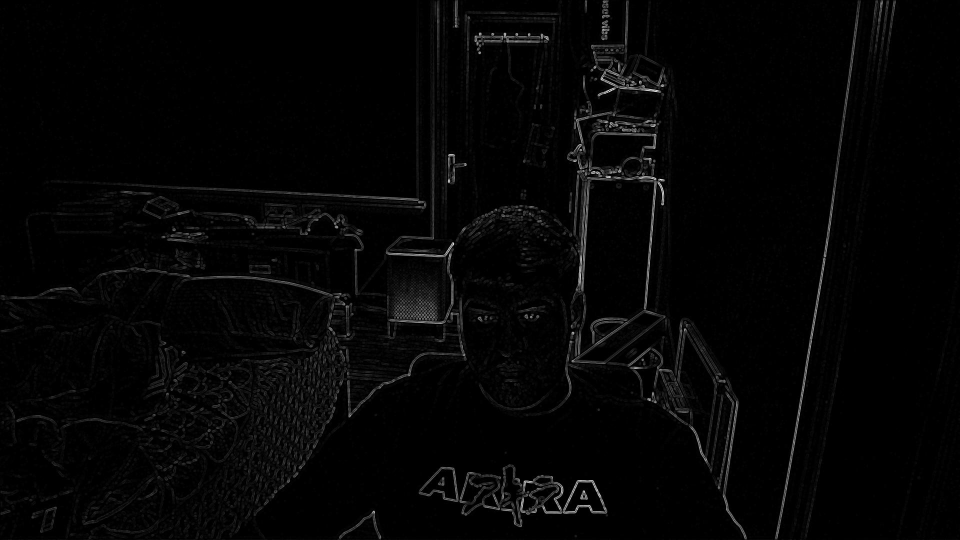
#> input picture sobel_pil_image.jpg, 1920 x 1080 px, given in place of the camera (shown at 1/2 size)
$ python 'webcam ascii.py'   (older library calls are emulated)
#> lines starting #> are read from the running program, lines starting #| are printed output that depends on the picture
import cv2
import numpy as np
from PIL import Image
from skimage.filters import gaussian

# Constants
MAX_WIDTH_CHARS = 150
MAX_HEIGHT_LINES = 200

# Ink usage data
ink_usage = [
    ("@", 3261),
    ("M", 2647),
    ("W", 2614),
    ("Q", 2238),
    ("B", 2226),
    ("N", 2196),
    ("R", 2170),
    ("&", 2115),
    ("%", 2085),
    ("G", 2083),
    ("D", 2070),
    ("O", 1999),
    ("$", 1984),
    ("S", 1925),
    ("E", 1917),
    ("m", 1852),
    ("#", 1843),
    ("H", 1836),
    ("8", 1827),
    ("K", 1816),
    ("6", 1766),
    ("P", 1757),
    ("U", 1757),
    ("w", 1755),
    ("9", 1754),
    ("X", 1712),
    ("A", 1701),
    ("Z", 1699),
    ("C", 1682),
    ("0", 1614),
    ("5", 1600),
    ("d", 1572),
    ("b", 1570),
    ("2", 1509),
    ("g", 1501),
    ("3", 1484),
    ("a", 1481),
    ("e", 1461),
    ("p", 1452),
    ("V", 1445),
    ("q", 1445),
    ("4", 1422),
    ("k", 1397),
    ("h", 1388),
    ("F", 1377),
    ("o", 1299),
    ("Y", 1298),
    ("s", 1278),
    ("n", 1218),
    ("T", 1215),
    ("u", 1213),
    ("z", 1175),
    ("x", 1135),
    ("7", 1108),
    ("J", 1103),
    ("c", 1093),
    ("y", 1063),
    ("?", 1046),
    ("L", 1044),
    ("v", 969),
    ("f", 946),
    ("1", 915),
    ("[", 898),
    ("]", 898),
    ("{", 891),
    ("<", 887),
    (">", 886),
    ("}", 867),
    ("=", 864),
    ("t", 811),
    (")", 781),
    ("(", 780),
    ("+", 774),
    ("I", 720),
    ("l", 720),
    ("j", 710),
    ("r", 706),
    ("^", 694),
    ("!", 666),
    ("|", 656),
    ("i", 620),
    ("_", 610),
    ("/", 609),
    ("\\", 609),
    ("~", 548),
    ("*", 514),
    ('"', 491),
    (";", 279),
    ("-", 252),
    ("'", 247),
    (":", 220),
    (",", 169),
    ("`", 151),
    (".", 110),
    (" ", 0),
]

# Extract characters and ink values
characters = [char for char, _ in ink_usage]
ink_values = np.array([ink for _, ink in ink_usage])

# Normalize ink values
min_ink = ink_values.min()
max_ink = ink_values.max()
normalized_ink_values = 255 * (ink_values - min_ink) / (max_ink - min_ink)


# Sobel edge detection with angle
def sobel_edge_detection_with_angle(image):
    grad_x = cv2.Sobel(image, cv2.CV_64F, 1, 0, ksize=3)
    grad_y = cv2.Sobel(image, cv2.CV_64F, 0, 1, ksize=3)
    gradient_magnitude = np.sqrt(grad_x**2 + grad_y**2)
    gradient_magnitude_8bit = np.uint8(gradient_magnitude)
    angle = np.arctan2(grad_y, grad_x)
    angle_degrees = np.degrees(angle)
    return gradient_magnitude_8bit, angle, angle_degrees


# Difference of Gaussians (DoG)
def apply_dog(image, sigma1=1, sigma2=2):
    if image.ndim == 3:
        blur1 = gaussian(image, sigma=sigma1, channel_axis=-1)
        blur2 = gaussian(image, sigma=sigma2, channel_axis=-1)
    else:
        blur1 = gaussian(image, sigma=sigma1)
        blur2 = gaussian(image, sigma=sigma2)
    dog_image = blur1 - blur2
    dog_image = np.clip(dog_image, 0, 1)
    dog_image = np.uint8(dog_image * 255)
    return dog_image


def sobel_angle_to_char(degree):
    mapping = {
        -135: "/",
        -90: "-",
        -45: "\\",
        45: "/",
        90: "-",
        135: "\\",
        0: " ",
        180: "|",
    }
    degree = degree % 360  # Ensure the degree is within the 0-359 range
    closest = min(mapping, key=lambda x: min(abs(degree - x), 360 - abs(degree - x)))
    return mapping[closest]


# Capture video from the webcam
cap = cv2.VideoCapture(0)

while True:
    ret, frame = cap.read()
#> frame is the input picture: shape (1080, 1920, 3); min 0, max 255, mean 5
    if not ret:
        break

    # Resize the frame
    frame_pil = Image.fromarray(cv2.cvtColor(frame, cv2.COLOR_BGR2RGB))
    if frame_pil.width > frame_pil.height:
        new_width = MAX_WIDTH_CHARS
        aspect_ratio = frame_pil.height / frame_pil.width
#> aspect_ratio = 0.562
        new_height = int(new_width * aspect_ratio)
#> new_height = 84
        new_width *= 2
    else:
        new_height = MAX_HEIGHT_LINES
        aspect_ratio = frame_pil.width / frame_pil.height
        new_width = int(new_height * aspect_ratio)
        new_width *= 2
    resized_image = frame_pil.resize((new_width, new_height), Image.Resampling.LANCZOS)

    # Convert to grayscale
    gray_image = resized_image.convert("L")
    gray_image_np = np.array(gray_image)

    # Apply DoG
    dog_image = apply_dog(gray_image_np)
#> in apply_dog, `blur1 = gaussian(image, sigma=sigma1)`:
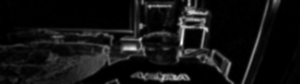
#> blur1: shape (84, 300) float64; min 0, max 0.263, mean 0.0201; drawn with min black and max white
#> in apply_dog, `blur2 = gaussian(image, sigma=sigma2)`:
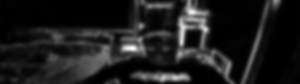
#> blur2: shape (84, 300) float64; min 0, max 0.174, mean 0.0201; drawn with min black and max white
#> in apply_dog, `dog_image = blur1 - blur2`:
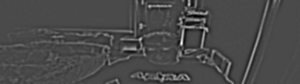
#> dog_image: shape (84, 300) float64; min -0.0519, max 0.126, mean 1.53e-05; drawn with min black and max white

    # Apply Sobel edge detection
    sobel_image, gradient_angle, gradient_angle_degrees = (
        sobel_edge_detection_with_angle(dog_image)
    )
#> in sobel_edge_detection_with_angle, `grad_x = cv2.Sobel(image, cv2.CV_64F, 1, 0, ksize=3)`:
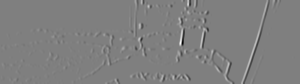
#> grad_x: shape (84, 300) float64; min -120, max 120, mean 0; drawn with min black and max white
#> in sobel_edge_detection_with_angle, `grad_y = cv2.Sobel(image, cv2.CV_64F, 0, 1, ksize=3)`:
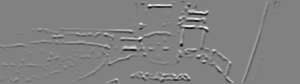
#> grad_y: shape (84, 300) float64; min -73, max 71, mean 0; drawn with min black and max white
#> in sobel_edge_detection_with_angle, `gradient_magnitude = np.sqrt(grad_x**2 + grad_y**2)`:
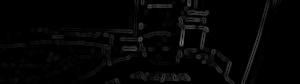
#> gradient_magnitude: shape (84, 300) float64; min 0, max 123.2, mean 4.6
#> in sobel_edge_detection_with_angle, `angle = np.arctan2(grad_y, grad_x)`:
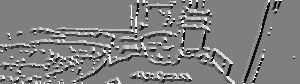
#> angle: shape (84, 300) float64; min -3.13, max 3.14, mean 0.00284; drawn with min black and max white
    sobel_pil_image = Image.fromarray(sobel_image)

    # Resize Sobel image and gradient angles
    sobel_resized_image = sobel_pil_image.resize(
        (new_width, new_height), Image.Resampling.LANCZOS
    )
    sobel_pixels = np.array(sobel_resized_image)
    resized_gradient_angles = cv2.resize(
        gradient_angle_degrees, (new_width, new_height), interpolation=cv2.INTER_NEAREST
    )

    # Create ASCII art from Sobel edge detection results
    sobel_ascii_art_list = []
    for i, row in enumerate(sobel_pixels):  # Use enumerate to correctly update 'i'
        sobel_ascii_row = []
        for j, pixel in enumerate(row):
            idx = (np.abs(normalized_ink_values - pixel)).argmin()
            if idx < 90:
                sobel_ascii_row.append(
                    sobel_angle_to_char(resized_gradient_angles[i, j])
                )
            else:
                sobel_ascii_row.append(" ")
        sobel_ascii_art_list.append(sobel_ascii_row)
#> this loop made 84 passes

    # Convert grayscale image to ASCII art
    ascii_art_list = []
    for row in gray_image_np:
        ascii_row = []
        for pixel in row:
            idx = (np.abs(normalized_ink_values - pixel)).argmin()
            ascii_row.append(characters[idx])
        ascii_art_list.append(ascii_row)
#> this loop made 84 passes

    # Create final combined ASCII art
    combined_ascii_art_list = []
    for i in range(len(ascii_art_list)):
        combined_row = [
            (
                ascii_art_list[i][j]
                if sobel_ascii_art_list[i][j] == " "
                else sobel_ascii_art_list[i][j]
            )
            for j in range(len(ascii_art_list[i]))
        ]
        combined_ascii_art_list.append(combined_row)

    # Print the combined ASCII art
    for row in combined_ascii_art_list:
        print("".join(row))

    # Display the frame
    cv2.imshow("Webcam Feed", frame)

    if cv2.waitKey(1) & 0xFF == ord("q"):
#> (key q is pressed here)
        break

# Release the webcam and close windows
cap.release()
cv2.destroyAllWindows()
